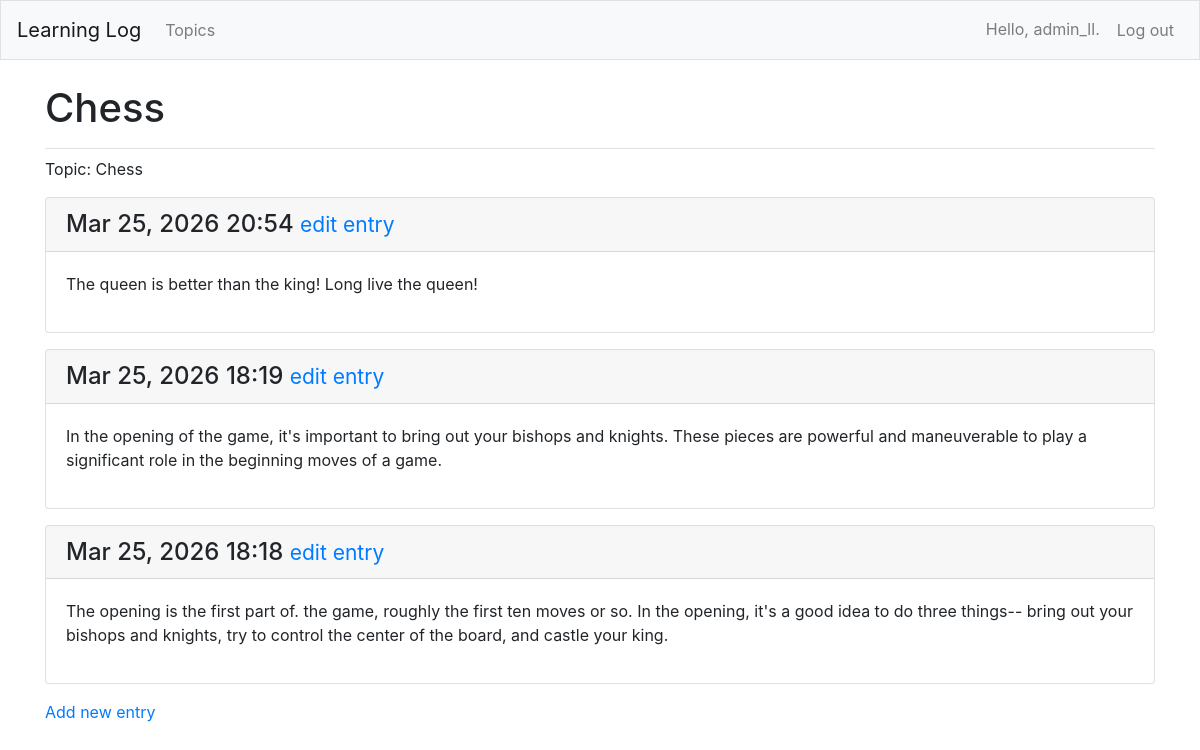
The page /topics/1/ (signed in) on the database its author committed.
### MainApp/models.py (models this page shows, shortened)
class Topic(models.Model):
    text = models.CharField(max_length=200)
    date_added = models.DateTimeField(auto_now_add=True)
    owner = models.ForeignKey(User, on_delete=models.CASCADE)
    def __str__(self):
        return self.text

class Entry(models.Model):
    topic = models.ForeignKey(Topic, on_delete=models.CASCADE)
    text = models.TextField()
    date_added = models.DateTimeField(auto_now_add=True)
    class Meta:
        verbose_name_plural = 'entries'

### MainApp/views.py (the view)
# urls.py: path('topics/<int:topic_id>/', views.topic, name='topic'),
@login_required
def topic(request, topic_id):
    topic = Topic.objects.get(id=topic_id)
    if topic.owner != request.user:
        raise Http404
    entries = topic.entry_set.order_by('-date_added')
    context = {'topic': topic, 'entries': entries}
    return render(request, 'MainApp/topic.html', context)

### MainApp/templates/mainapp/topic.html
{% extends "MainApp/base.html" %}
{% block page_header %}
  <h1>{{ topic }}</h1>
{% endblock page_header %}
{% block content %}
  <p>Topic: {{ topic }} </p>
     {% for entry in entries %}
     <div class="card mb-3">
       <h4 class="card-header">
        {{ entry.date_added|date:'M d, Y H:i' }}
         <small><a href="{% url 'MainApp:edit_entry' entry.id %}">
          edit entry</a></small>
      </h4>
       <div class="card-body">{{ entry.text|linebreaks }}</div>
    </div>
     {% empty %}
      <p> There are no entries for this topic yet.<p>
     {% endfor %}
  <p>
   <a href="{% url 'MainApp:new_entry' topic.id %}">Add new entry</a>
 </p>
{% endblock content %}

### MainApp/templates/mainapp/base.html (shortened to what this page needs)
{% load bootstrap4 %}
<!doctype html>
<html lang="en">
    <head>
        {% bootstrap_css %}
    </head>
    <body>
        <nav class="navbar navbar-expand-md navbar-light bg-light mb-4 border">
        <a class="navbar-brand" href="{% url 'MainApp:index'%}">Learning Log</a>
        <div class="collapse navbar-collapse" id="navbarCollapse">
            <ul class="navbar-nav mr-auto">
                <li class="nav-item">
                <a class="nav-link" href="{% url 'MainApp:topics'%}">Topics</a></li>
            </ul>
            <ul class="navbar-nav ml-auto">
                {% if user.is_authenticated %}
                  <li class="nav-item">
                    <span class="navbar-text mr-2">Hello, {{ user.username }}.</span>
                  </li>
                  <li class="nav-item">
                    <form action="{% url 'users:logout' %}" method="post" class="form-inline">
                      <button type="submit" class="nav-link btn btn-link" style="display:inline; cursor:pointer;">
                        Log out
                      </button>
                    </form>
                  </li>
                {% endif %}
              </ul>
        </div>
        </nav>
        <main role="main" class="container">
            <div class="pb-2 mb-2 border-bottom">
                {% block page_header %}{% endblock page_header %}
            </div>
            <div>
                {% block content %}{% endblock content %}
            </div>
        </main>
    </body>
</html>

### rows shown on the page
Topic: text "Chess"
Entry: date_added "Mar 25, 2026 20:54", text "The queen is better than the king! Long live the queen!"
Entry: date_added "Mar 25, 2026 18:19", text "In the opening of the game, it's important to bring out your bishops and knights. These pieces are powerful and maneuverable to play a significant role in the beginning moves of a game."
Entry: date_added "Mar 25, 2026 18:18", text "The opening is the first part of. the game, roughly the first ten moves or so. In the opening, it's a good idea to do three things-- bring out your bishops and knights, try to control the center of the board, and castle your king."

### other values the page prints
{{ user.username }} "admin_ll"
